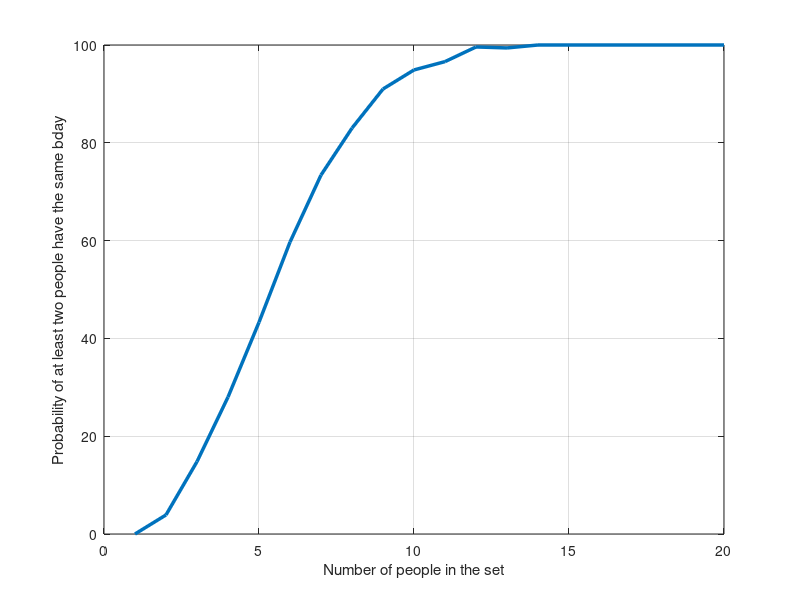

Write MATLAB code to recreate this figure.
% This code is to calculate the probability of at least two people,
% from a set (e.g., students in a classroom),
% were born on exactly the same day in a cluster.
clc;
clearvars;
close all;
dbstop if error;
num_days = 365; % number of days considered
num_trial = 1e3; % number of trials for monte-carlo simulation
num_ppl = 1:5:100; % number of people in the set
counter = zeros(length(num_ppl),1); % a counter that counts if there are at least two people with the same birthday
for j = 1:length(num_ppl)
    bdays = randi(num_days,num_ppl(j),num_trial); % randomly generated birthdays for everyone in the set and for all the trials
    for i = 1:num_trial
        ch = numel(unique(bdays(:,i)))~= size(bdays,1);
        counter(j) = counter(j) + ch;
    end
end
prob = 100*counter/num_trial;
figure;
plot(prob, 'linewidth', 2.5);
grid on;
xlabel('Number of people in the set');
ylabel('Probability of at least two people have the same bday');